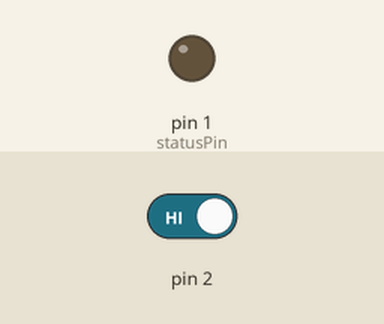
Recording of a sketch running on a simulated Arduino Uno, built with avr-gcc and run on an emulated ATmega328P. On the bench: output pins drawn as LEDs (lit = HIGH). Inputs (shaded band) come from the test bench; at power-on: pin 2 HIGH.

Above: at 1.2 s.
1.3 s: pin 2 driven LOW
At 1.6 s:
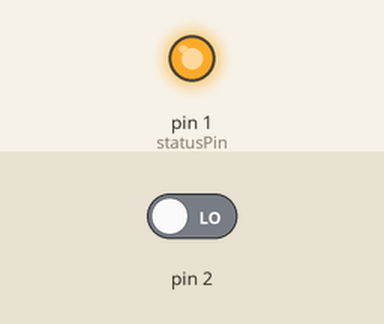
Timing chart, 0 to 4.3 s (numbered marks = the images above; inputs shaded):
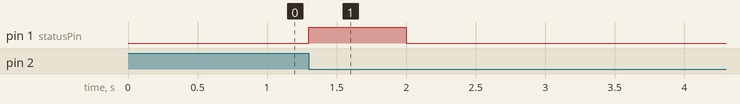

Measured:
- after the input at 1.3 s, pin 1 (statusPin): LOW → HIGH at once, → LOW 0.70 s later

The sketch:

TinyBlink.ino
```cpp
#include "avr/sleep.h"

const int statusPin = 1;

void setup()
{
	pinMode(statusPin, OUTPUT);
	attachInterrupt(0, doSomething, FALLING);
}

void loop()
{
	delay(2000);
	digitalWrite(statusPin, LOW);
}

void doSomething(){
	digitalWrite(statusPin, HIGH);
}
```
